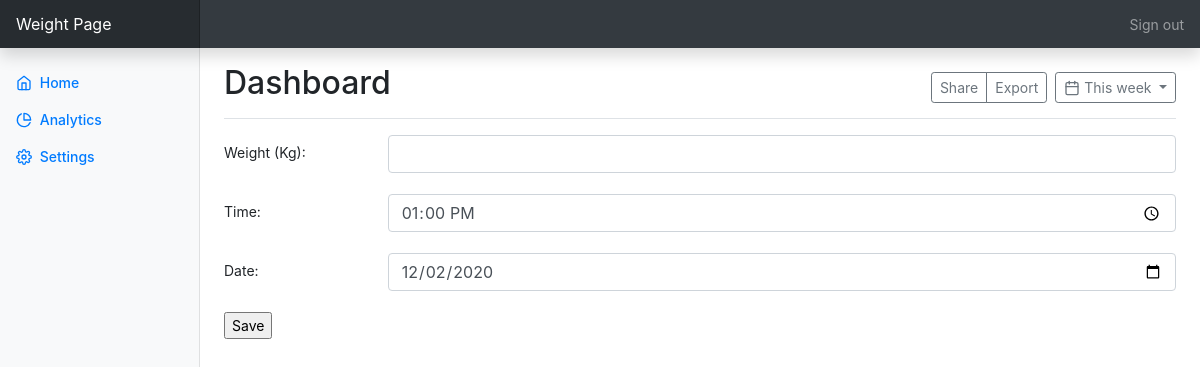
The page /dashboard/home on the database its author committed.
### weightpage/models.py (models this page shows, shortened)
class SideBar(models.Model):
    title = models.CharField(max_length=30)
    icon = models.CharField(max_length=50)
    url = models.CharField(max_length=30, default="")

### weightpage/views.py (the view, shortened to what this page needs)
# urls.py: path('dashboard/<str:variable>', weightpage.views.dashboard, name='dashboard'),
def dashboard(request, variable, message=None):
    sidebar = SideBar.objects.all()
    if variable == "home":
        form = WeightForm(request.POST or None,
                          initial={'user': 1, 'time': dt.now().strftime("%H:%M"), 'date': dt.now()})
        context = {
            'form': form,
            'sidebar': sidebar
        }
        if form.is_valid():
            form.save()
            context['message'] = "Data successfully inputted!"
            return render(request, 'weightpage/weightpage.html', context)
        else:
            context['message'] = None
            return render(request, 'weightpage/weightpage.html', context)
    elif variable == "settings":
        return render(request, 'loginpage/loginpage.html')
    elif variable == "signout":
        return render(request, 'loginpage/loginpage.html')
    else:
        return render(request, 'loginpage/loginpage.html')

### weightpage/forms.py
class WeightForm(forms.ModelForm):
    class Meta:
        model = Weight
        fields = [
            'user',
            'weight',
            'time',
            'date'
        ]
        widgets = {
            'user':forms.HiddenInput(),
            'time': TimeInput(),
            'date': DateInput()
        }
        labels = {
            "weight": "Weight (Kg)"
        }

### weightpage/templates/weightpage/weightpage.html (shortened to what this page needs)
{% extends 'weightpage/base.html' %}
{% load widget_tweaks %}
{% block content %}
    <form method="POST"> {% csrf_token %}
        {% for field in form %}
            {% if  field.label == "User" %}
                <div class="form-group row" hidden>
                <label for="user" class="col-2 col-form-label">{{ field.label_tag }}</label>
                    <div class="col-10">
                        {% render_field field class="form-control" %}
                    </div>
              </div>
            {% else %}
                <div class="form-group row">
                <label for="user" class="col-2 col-form-label">{{ field.label_tag }}</label>
                    <div class="col-10">
                        {% render_field field class="form-control" %}
                    </div>
              </div>
            {% endif %}
        {% endfor %}
        <input type="submit" value="Save">
    </form>
{% endblock %}

### weightpage/templates/weightpage/base.html (shortened to what this page needs)
{% load static %}
<!doctype html>
<html lang="en">
  <head>
    <link href="{%  static "css/bootstrap.min.css" %}" rel="stylesheet">
      <link href="{% static 'dashboard.css' %}" rel="stylesheet">
  </head>
  <body>
  <nav class="navbar navbar-dark sticky-top bg-dark flex-md-nowrap p-0 shadow">
  <a class="navbar-brand col-md-3 col-lg-2 mr-0 px-3" href="{% url 'dashboard' 'home' %}">Weight Page</a>
  <ul class="navbar-nav px-3">
    <li class="nav-item text-nowrap">
      <a class="nav-link" href="{% url 'loginpage' %}">Sign out</a>
    </li>
  </ul>
  </nav>
<div class="container-fluid">
  <div class="row">
    <nav id="sidebarMenu" class="col-md-3 col-lg-2 d-md-block bg-light sidebar collapse">
      <div class="sidebar-sticky pt-3">
          {% for sidebar_objects in sidebar %}
              <ul class="nav flex-column">
                <li class="nav-item">
                    <a class="nav-link active" href="{% url 'dashboard' sidebar_objects.url %}">
                        <span data-feather="{{ sidebar_objects.icon }}"></span>
                        {{ sidebar_objects.title }} <span class="sr-only">(current)</span>
                    </a>
                </li>
              </ul>
          {%  endfor %}
      </div>
    </nav>
    <main role="main" class="col-md-9 ml-sm-auto col-lg-10 px-md-4">
      <div class="d-flex justify-content-between flex-wrap flex-md-nowrap align-items-center pt-3 pb-2 mb-3 border-bottom">
        <h1 class="h2">Dashboard</h1>
        <div class="btn-toolbar mb-2 mb-md-0">
          <div class="btn-group mr-2">
            <button type="button" class="btn btn-sm btn-outline-secondary">Share</button>
            <button type="button" class="btn btn-sm btn-outline-secondary">Export</button>
          </div>
          <button type="button" class="btn btn-sm btn-outline-secondary dropdown-toggle">
            <span data-feather="calendar"></span>
            This week
          </button>
        </div>
      </div>
{% block content %}
{% endblock %}
  </main>
  </div>
</div>

### weightpage/static/dashboard.css (style rules this page uses)
body { font-size: .875rem; }
.feather { width: 16px; height: 16px; vertical-align: text-bottom; }
.sidebar { position: fixed; top: 0; bottom: 0; left: 0; z-index: 100; padding: 48px 0 0; box-shadow: inset -1px 0 0 rgba(0, 0, 0, .1); }
.sidebar-sticky { position: relative; top: 0; height: calc(100vh - 48px); padding-top: .5rem; overflow-x: hidden; overflow-y: auto; }
.sidebar .nav-link { font-weight: 500; color: #333; }
.sidebar .nav-link .feather { margin-right: 4px; color: #999; }
.sidebar .nav-link.active { color: #007bff; }
.sidebar .nav-link:hover .feather, .sidebar .nav-link.active .feather { color: inherit; }
.navbar-brand { padding-top: .75rem; padding-bottom: .75rem; font-size: 1rem; background-color: rgba(0, 0, 0, .25); box-shadow: inset -1px 0 0 rgba(0, 0, 0, .25); }

### rows shown on the page
SideBar: title "Home"
SideBar: title "Analytics"
SideBar: title "Settings"

### other values the page prints
{{ field.label_tag }} "Weight (Kg):" "Time:" "Date:"
